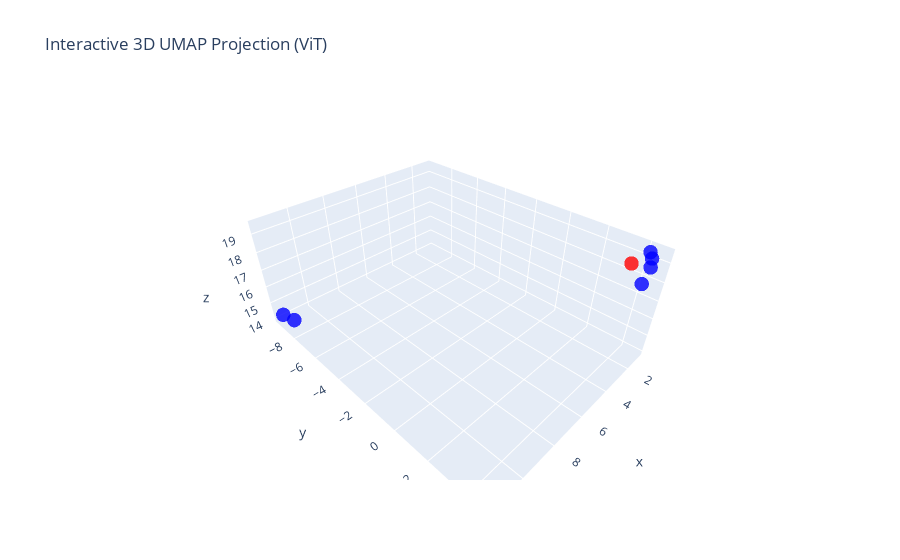

Notebook code for this chart:
### Code cell
fig = go.Figure(data=[go.Scatter3d(
    x=results_self_clip[:, 0], y=results_self_clip[:, 1], z=results_self_clip[:, 2],
    mode='markers',
    marker=dict(size=5, color=colors_clip_self, opacity=0.8)
)])

fig.update_layout(
    title="Interactive 3D UMAP Projection (ViT)",
)

fig.show()

### Figure 1 — Plotly figure (JSON) as saved in the notebook; plotly's stock layout.template omitted (floating-point values rounded to 4 significant figures)
{"data": [{"marker": {"color": ["blue", "red", "blue", "blue", "blue", "blue", "blue"], "opacity": 0.8, "size": 5}, "mode": "markers", "type": "scatter3d", "x": [1.415, 1.443, 11.68, 2.102, 1.725, 11.32, 0.9793], "y": [4.502, 3.692, -9.499, 4.566, 4.555, -9.141, 4.179], "z": [18.91, 18.76, 14.29, 18.43, 19.5, 13.93, 19.34]}], "layout": {"title": {"text": "Interactive 3D UMAP Projection (ViT)"}}}
